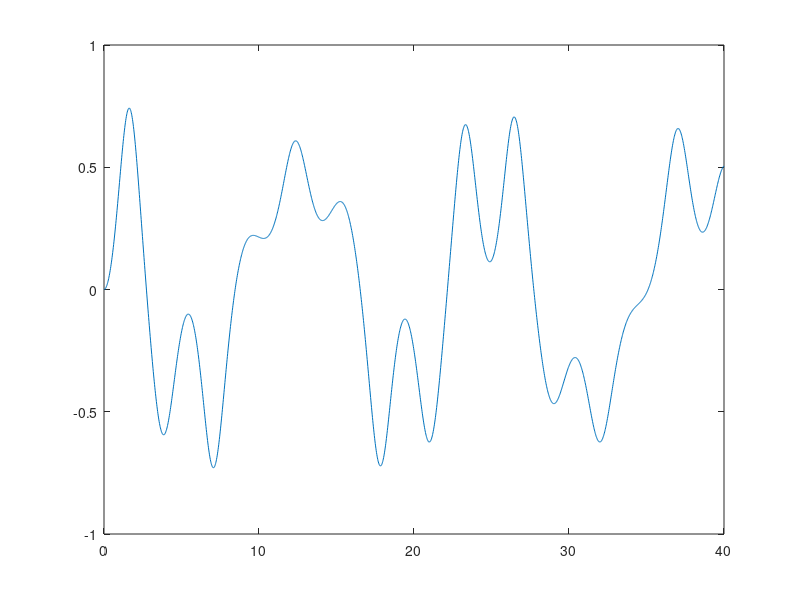

Write MATLAB code to recreate this figure.
%Phong Thanh Trinh
f = @(t,u) [u(2); cos(0.5*t) - 0.02*u(2) - u(1) - 5*(u(1))^3];
t = 0:0.02:40 ;u0 = [0;0];
[T,U] = ode45(f,t,u0);
plot(T,U(:,1))